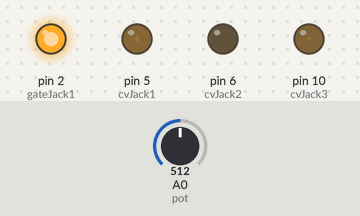
This sketch was run on a simulated Arduino Uno, built with avr-gcc and run on an emulated ATmega328P. On the bench: output pins drawn as LEDs (lit = HIGH). The inputs (shaded band) are chosen by the test bench; at power-on: A0 (pot) = 512. Random numbers use the default seed unless the sketch sets one.

Above: at 1.2 s.
1.3 s: A0 (pot) set to 716
At 1.35 s:
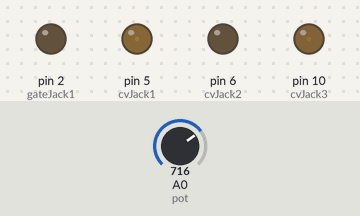
At 3.15 s:
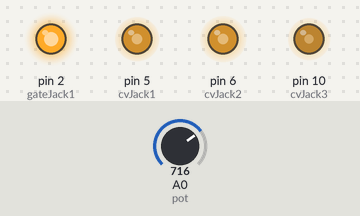
Timing chart, 0 to 3.1 s (numbered marks = the images above; inputs shaded):
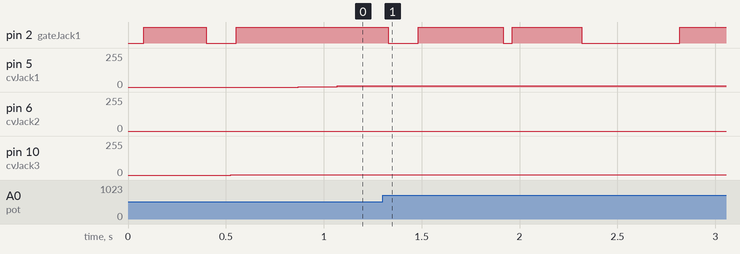

The sketch:

answertainty.ino
```cpp
int cvRateSlow = 0;
int cvRateFast = 0;
int cvOut1 = 511;
int cvOut2 = 511;
int cvOut3 = 511;
int gateTest = 0;

int pot = A0;
int cvJack1 = 5;
int cvJack2 = 6;
int cvJack3 = 10;
int gateJack1 = 2;

void setup() {

 // to modify PWM frequency if wanted, not properly tested
//  TCCR0B = TCCR0B & B11111000 | B00000001; // for PWM frequency of 62500.00 Hz for 5 and 6
//  TCCR1B = TCCR1B & B11111000 | B00000001; // for PWM frequency of 31372.55 Hz for 10

  pinMode(pot, INPUT);
  pinMode(cvJack1, OUTPUT);
  pinMode(cvJack2, OUTPUT);
  pinMode(cvJack3, OUTPUT);
  pinMode(gateJack1, OUTPUT);

}

void loop() {

  cvRateSlow = map(analogRead(pot), 0, 1023, 2, 99); // Low needs to be even, high needs to be odd. These figures can be set as you wish, to define rate of change
  if ( (cvRateSlow % 2) == 0) {
    cvRateSlow = cvRateSlow + 1;
  }

  cvRateFast = map(analogRead(pot), 0, 1023, 99, 2); // Opposite mapping
  if ( (cvRateFast % 2) == 0) {
    cvRateFast = cvRateFast + 1;
  }

  cvOut1 = cvOut1 + random(cvRateSlow) - cvRateSlow / 2;
  cvOut2 = cvOut2 + random(cvRateSlow) - cvRateSlow / 2;
  cvOut3 = cvOut3 + random(cvRateFast) - cvRateFast / 2;

  cvOut1 = constrain(cvOut1, 0, 1023);
  cvOut2 = constrain(cvOut2, 0, 1023);
  cvOut3 = constrain(cvOut3, 0, 1023);

  analogWrite(cvJack1, map(cvOut1, 0, 1023, 0, 255));
  analogWrite(cvJack2, map(cvOut2, 0, 1023, 0, 255));
  analogWrite(cvJack3, map(cvOut3, 0, 1023, 0, 255));


  gateTest = random(map(analogRead(pot), 0, 1023, 1700, 10)); // You can experiment with the last two figures for different rates of gate state changes. Maybe try a logarithmic curve.

  if (gateTest == 0) {
    digitalWrite(gateJack1, !digitalRead(gateJack1));
  }

}
```
